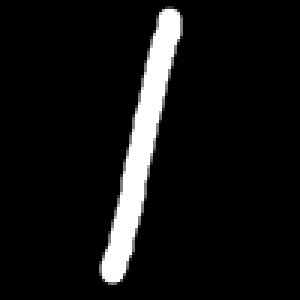
#> input picture lab_5/data/one_0.png, 100 x 100 px (shown 3 times larger)
$ jupyter execute --allow-errors demo.ipynb
#> lines starting #> are read from the running program, lines starting #| are printed output that depends on the picture
### lab_5/models/bin_sum_check.py
from .grammars_core import Grammars
from .rules import hconcat, vconcat
import numpy as np
from matplotlib import pyplot as plt
from .constants import DEFAULT_FINAL_SYMBOL, DEFAULT_TRANSITION_SYMBOL, \
                            DEFAULT_EARLY_STOPPING_SYMBOL, DEFAULT_OBJECTS, DEFAULT_RULES

class BinSumCheck(Grammars):
    def __init__(self, train_data, rules=DEFAULT_RULES, objects=DEFAULT_OBJECTS,
                                            final_symbol=DEFAULT_FINAL_SYMBOL,
                                            transition_symbol=DEFAULT_TRANSITION_SYMBOL,
                                            early_stopping_symbol=DEFAULT_EARLY_STOPPING_SYMBOL):

        super().__init__(train_data, rules, objects)
        self.final_symbol = final_symbol
        self.early_stoping_symbol = early_stopping_symbol
        self.transition_symbol = transition_symbol

    # [111 lines left out: functions _parse_rules, _check_result, predict, draw_results, not called in this run]

### lab_5/demo.ipynb
[cell 1]
import numpy as np
import cv2 as cv
from matplotlib import pyplot as plt
from models.bin_sum_check import BinSumCheck

[cell 2]
one_0 = cv.imread("data/one_0.png")[:, :, 0]
#> one_0: shape (100, 100); min 0, max 255, mean 19.4
one_1 = cv.imread("data/one_1.png")[:, :, 0]
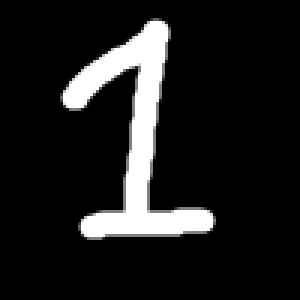
#> input picture lab_5/data/one_1.png, 100 x 100 px (shown 3 times larger)
#> one_1: shape (100, 100); min 0, max 255, mean 29
one_2 = cv.imread("data/one_2.png")[:, :, 0]
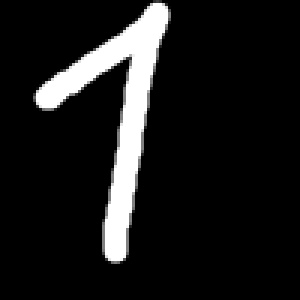
#> input picture lab_5/data/one_2.png, 100 x 100 px (shown 3 times larger)
#> one_2: shape (100, 100); min 0, max 255, mean 26.4
zero_0 = cv.imread("data/zero_0.png")[:, :, 0]
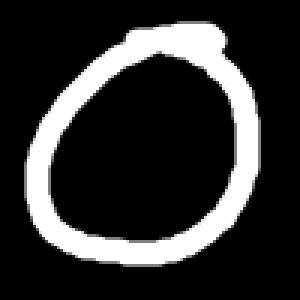
#> input picture lab_5/data/zero_0.png, 100 x 100 px (shown 3 times larger)
#> zero_0: shape (100, 100); min 0, max 255, mean 49.1
zero_1 = cv.imread("data/zero_1.png")[:, :, 0]
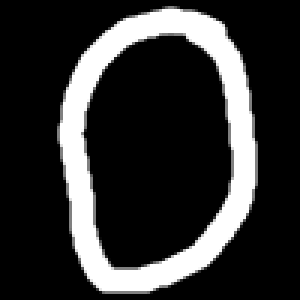
#> input picture lab_5/data/zero_1.png, 100 x 100 px (shown 3 times larger)
#> zero_1: shape (100, 100); min 0, max 255, mean 50.6
zero_2 = cv.imread("data/zero_2.png")[:, :, 0]
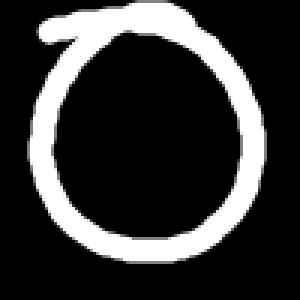
#> input picture lab_5/data/zero_2.png, 100 x 100 px (shown 3 times larger)
#> zero_2: shape (100, 100); min 0, max 255, mean 53.6

upper_term = cv.hconcat([one_0, one_0, one_0, one_0, one_1, one_0])
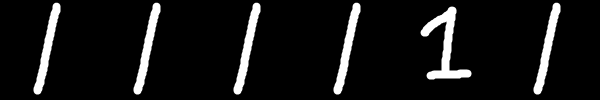
#> upper_term: shape (100, 600); min 0, max 255, mean 21
lower_term = cv.hconcat([zero_0, one_0, zero_0, one_0, zero_0, zero_1])
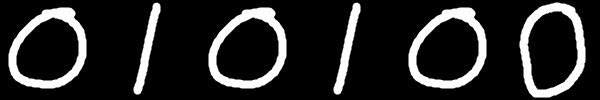
#> lower_term: shape (100, 600); min 0, max 255, mean 39.5
result = cv.hconcat([zero_2, zero_1, one_0, zero_1, one_0, one_0])
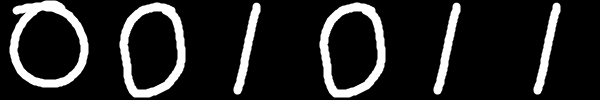
#> result: shape (100, 600); min 0, max 255, mean 35.5

addition = cv.vconcat([upper_term, lower_term, result])/255
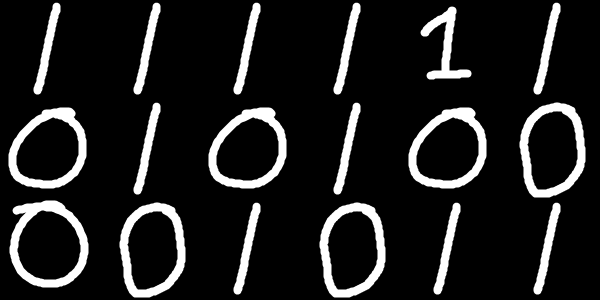
#> addition: shape (300, 600) float64; min 0, max 1, mean 0.125

plt.imshow(addition)
